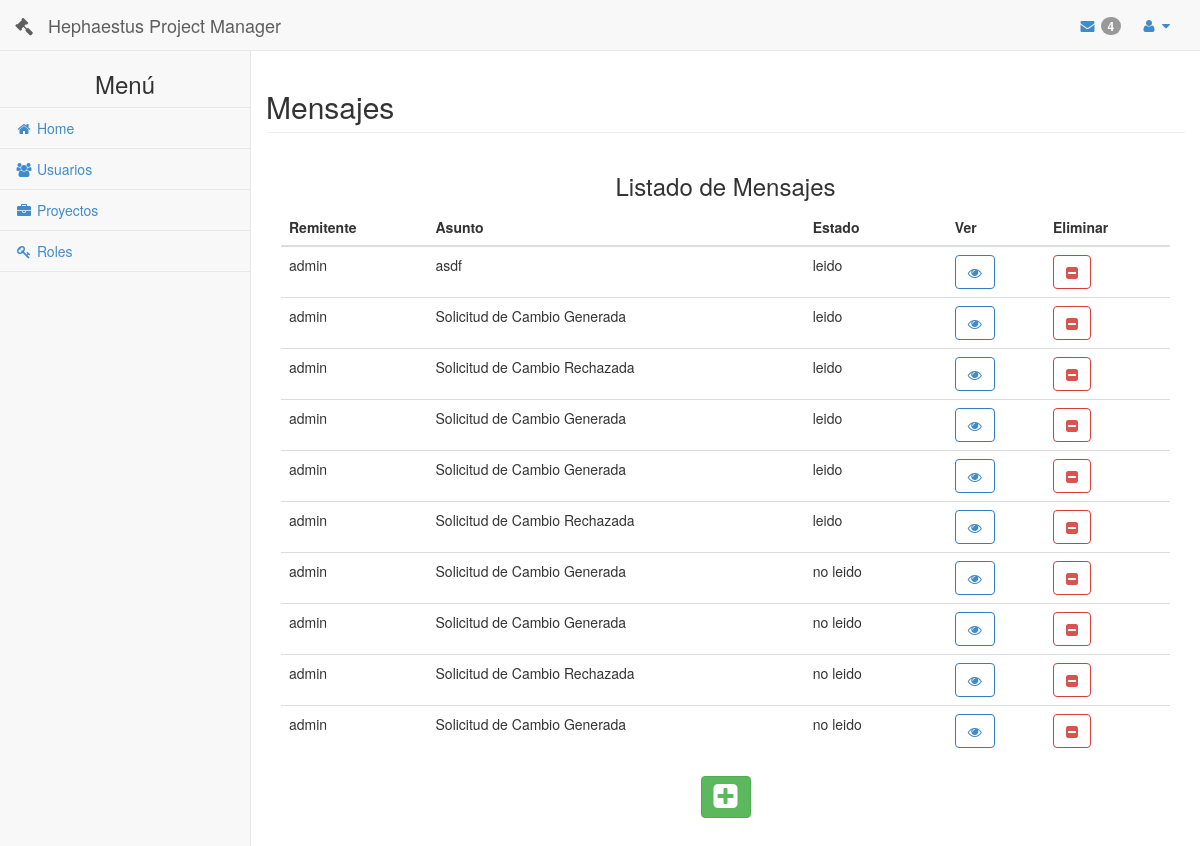
Before: /mensajes/ (signed in) with the older database file.
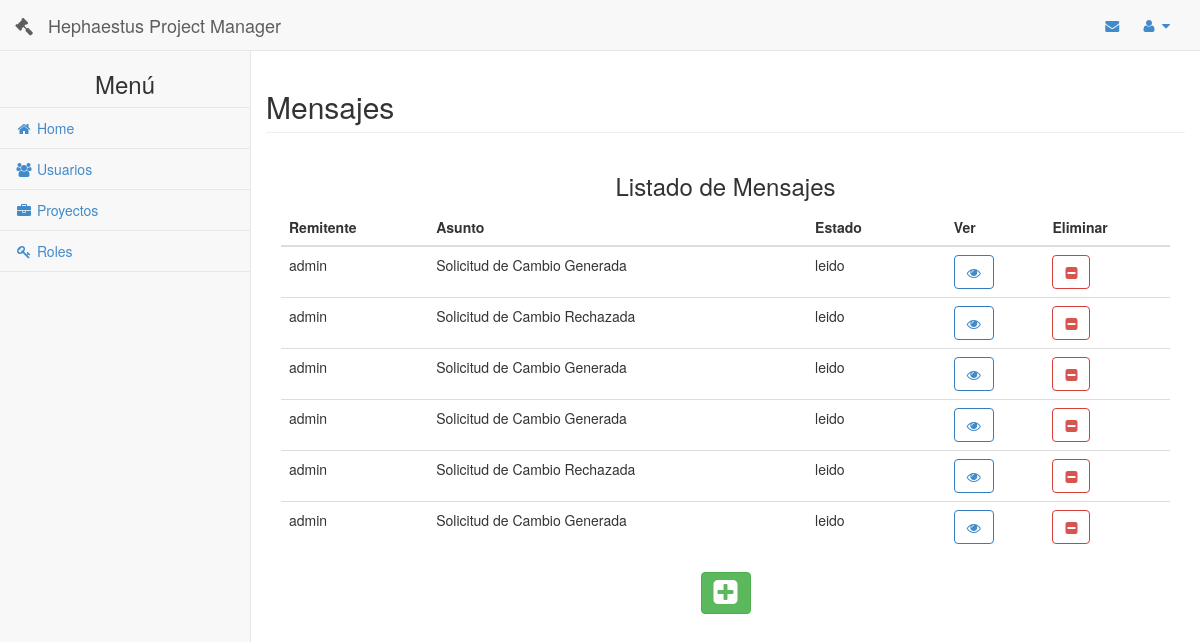
After: the same page with the newer database file.
### principal/models.py (models this page shows, shortened)
class Mensaje(models.Model):
    class Meta:
        verbose_name = 'Mensaje'
        verbose_name_plural = 'Mensajes'
    sender = models.ForeignKey(Usuario, related_name='remitente')
    receiver = models.ForeignKey(Usuario, related_name='destinatario')
    asunto = models.TextField(max_length=50)
    mensaje = models.TextField(max_length=500)
    estado = models.TextField(max_length=20)

class Usuario(models.Model):
    class Meta:
        verbose_name = 'Usuario'
        verbose_name_plural = 'Usuarios'
    def __unicode__(self):
        return self.username
    username = models.CharField(max_length=45, unique = True)
    password = models.CharField(max_length=45)
    nombre = models.CharField(max_length=45)
    apellido = models.CharField(max_length=45)
    telefono = models.CharField(max_length=20)
    ci = models.IntegerField()
    email = models.CharField(max_length=45)
    roles = models.ManyToManyField('Rol',null=True, blank=True, default = None)

### app_mensajeria/views.py (the view)
def indexMensaje(request):
    u = is_logged(request.session)
    if(u):
        if request.method != 'POST':
            destinatario = Usuario.objects.get(id=u['id'])
            lista = Mensaje.objects.filter(receiver=destinatario)
        else:
            lista = Mensaje.objects.filter(
                username__startswith=request.POST['search'])
        usuarios = Usuario.objects.all()
        return render(request, 'mensajes.html', {'usuario': u, 'usuarios': usuarios, 'lista': lista})
    else:
        return redirect('/login')

### principal/views.py (called while the page is built)
def is_logged(session):
	if( 'usuario' in session ):
		user =  Usuario.objects.get(id=session['usuario'])
		u = user.__dict__
		lista_permisos = []
		lista_roles = []
		for r in user.roles.all():
			lista_roles.append(r.nombre)
			for p in r.permisos.all():
				lista_permisos.append(p.nombre)
		u['permisos'] = lista_permisos
		u['roles'] = lista_roles
		if( user.destinatario.filter(estado='no leido') ):
			u['no_leido'] = len(user.destinatario.filter(estado='no leido'))
		return u
	else:
		return False

### app_mensajeria/templates/mensajes.html (shortened to what this page needs)
{% include 'header.html' %}
        {% if usuario %}
        <div id="page-wrapper">
            <div class="row">
                <div class="col-lg-12">
                    <div class="row">
                        <h2 class="page-header">Mensajes</h2>
                    </div>
                        <center>
                            <h3>Listado de Mensajes</h3>
                        </center>
                        <table class="table table-hover">
                            <thead>
                                <tr>
                                    <th>Remitente</th>
                                    <th>Asunto</th>
                                    <th>Estado</th>
                                    <th></th>
                                    <th>Ver</th>
                                    <th>Eliminar</th>
                                </tr>
                            </thead>
                            <tbody>
                                {% for m in lista %}
                                <tr>
                                    <td>{{m.sender}}</td>
                                    <td>{{m.asunto}}</td>
                                    <td>{{m.estado}}</td>
                                    <td></td>
                                    <td>
                                        <a class="btn btn-primary btn-outline" href="{% url 'mensajes:ver' m.id%}">
                                            <i class="fa fa-eye"></i>
                                        </a>
                                    </td>
                                    <td>
                                        <a href="#eliminar" class="btn btn-danger btn-outline" onClick="eliminarMensaje( '{{m.asunto}}', '{% url 'mensajes:eliminar' m.id %}' );"><i class="fa fa-minus-square"></i></a>
                                    </td>
                                </tr>
                                {% empty %}
                                    <tr>
                                        No hay resultados
                                    </tr>
                                {% endfor %}
                            </tbody>
                        </table>
                        <center>
                            <a class="btn btn-success" data-toggle="modal" href='#modal-nuevo'><i class="fa fa-plus-square fa-2x"></i></a>
                        </center>
                </div>
            </div>
        </div>
        {% endif %}
        {% load staticfiles %}
{% include 'footer.html' %}

### templates/header.html (shortened to what this page needs)
<!DOCTYPE html>
<html>
<head>
    {% load staticfiles %}
    <link href="{% static 'css/bootstrap.min.css' %}" rel="stylesheet">
    <link href="{% static 'font-awesome/css/font-awesome.css' %}" rel="stylesheet">
    <link href="{% static 'css/datepicker.css' %}" rel="stylesheet">
    <link href="{% static 'css/sb-admin.css' %}" rel="stylesheet">
</head>
<body>
    <div id="wrapper">
        <nav class="navbar navbar-default navbar-fixed-top" role="navigation" style="margin-bottom: 0">
            <div class="navbar-header">
                <a class="navbar-brand" href="{% url 'principal.views.home' %}"> <i class="fa fa-gavel"></i> &nbsp; Hephaestus Project Manager</a>
            </div>
            <ul class="nav navbar-top-links navbar-right">
                <a href="{% url 'mensajes:index' %}"><i class="fa fa-envelope fa-fw"></i>
                    {% if usuario.no_leido %}
                    <span class="badge">{{usuario.no_leido}}</span>
                    {% endif %}
                </a>
                <li class="dropdown">
                    <a class="dropdown-toggle" data-toggle="dropdown" href="#">
                        <i class="fa fa-user fa-fw"></i>  <i class="fa fa-caret-down"></i>
                    </a>
                </li>
            </ul>
            <div class="navbar-default navbar-static-side" role="navigation">
                <div class="sidebar-collapse">
                    <ul class="nav" id="side-menu">
                        <li> <center><h3>Menú</h3></center></li>
                        <li>
                            <a href="{% url 'principal.views.home' %}"><i class="fa fa-home fa-fw"></i> Home</a>
                        </li>
                        {% if 'Administrar Usuarios' in usuario.permisos or 'root' in usuario.permisos %}
                        <li>
                            <a href="{% url 'usuarios:index' %}"><i class="fa fa-users fa-fw"></i> Usuarios</a>
                        </li>
                        {% endif %}
                        {% if 'Administrar Proyectos' in usuario.permisos or 'root' in usuario.permisos %}
                        <li>
                            <a href="{% url 'proyectos:index' %}"><i class="fa fa-briefcase fa-fw"></i> Proyectos</a>
                        </li>
                        {% endif %}
                        {% if 'Administrar Roles' in usuario.permisos or 'root' in usuario.permisos  %}
                        <li>
                            <a href="{% url 'roles:index' %}"><i class="fa fa-key fa-fw"></i> Roles</a>
                        </li>
                        {% endif %}
                    </ul>
                </div>
            </div>
        </nav>

### templates/footer.html (shortened to what this page needs)
    </div>
    {% load staticfiles %}
</body>
</html>

### static/css/sb-admin.css (style rules this page uses)
body { background-color: #f8f8f8; padding-top: 100px; }
@media (min-width:768px) { body { padding-top: 50px; } }
#wrapper { width: 100%; }
#page-wrapper { padding: 0 15px; min-height: 568px; background-color: #fff; }
@media (min-width:768px) { #page-wrapper { position: inherit; margin: 0 0 0 250px; padding: 0 30px; min-height: 1300px; border-left: 1px solid #e7e7e7; } }
.navbar-static-side ul li { border-bottom: 1px solid #e7e7e7; }
.navbar-top-links li { display: inline-block; }
.navbar-top-links li:last-child { margin-right: 15px; }
.navbar-top-links li a { padding: 15px; min-height: 50px; }
@media (min-width:768px) { .navbar-static-side { z-index: 1; position: absolute; width: 250px; margin-top: 51px; } }
.btn-outline { color: inherit; background-color: transparent; transition: all .5s; }
.btn-primary.btn-outline { color: #428bca; }
.btn-danger.btn-outline { color: #d9534f; }

Changed rows visible on the page:
removed Mensaje: sender "admin", asunto "asdf", estado "leido"
removed Mensaje: sender "admin", asunto "Solicitud de Cambio Generada", estado "no leido"
removed Mensaje: sender "admin", asunto "Solicitud de Cambio Rechazada", estado "no leido"
removed Mensaje: sender "admin", asunto "Solicitud de Cambio Generada", estado "no leido"
changed Mensaje (number 6 of 6 on the later page): estado "no leido" → "leido"
Other visible differences:
{{ usuario.no_leido }}: "4" → (not shown)
